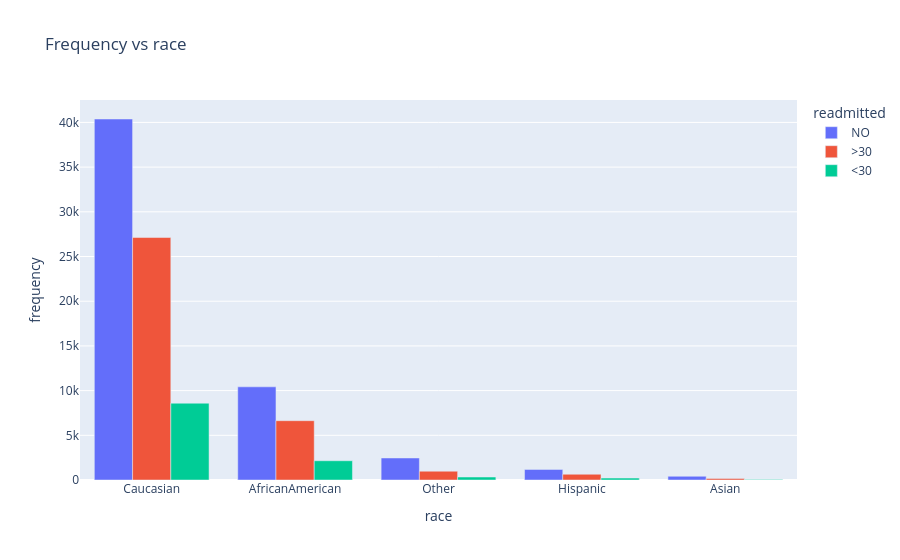

The code cell stored with this chart in its notebook:
### Code cell
fig = px.bar(dfFreq, x="race", y="frequency", color="readmitted", title="Frequency vs race", barmode='group')
fig.show()

### Figure 1 — Plotly figure (JSON) as saved in the notebook; plotly's stock layout.template omitted (floating-point values rounded to 4 significant figures)
{"data": [{"alignmentgroup": "True", "hovertemplate": "readmitted=NO<br>race=%{x}<br>frequency=%{y}<extra></extra>", "legendgroup": "NO", "marker": {"color": "#636efa", "pattern": {"shape": ""}}, "name": "NO", "offsetgroup": "NO", "orientation": "v", "showlegend": true, "textposition": "auto", "type": "bar", "x": ["Caucasian", "AfricanAmerican", "Other", "Hispanic", "Asian"], "xaxis": "x", "y": [40383, 10421, 2462, 1183, 415], "yaxis": "y"}, {"alignmentgroup": "True", "hovertemplate": "readmitted=>30<br>race=%{x}<br>frequency=%{y}<extra></extra>", "legendgroup": ">30", "marker": {"color": "#EF553B", "pattern": {"shape": ""}}, "name": ">30", "offsetgroup": ">30", "orientation": "v", "showlegend": true, "textposition": "auto", "type": "bar", "x": ["Caucasian", "AfricanAmerican", "Other", "Hispanic", "Asian"], "xaxis": "x", "y": [27124, 6634, 984, 642, 161], "yaxis": "y"}, {"alignmentgroup": "True", "hovertemplate": "readmitted=<30<br>race=%{x}<br>frequency=%{y}<extra></extra>", "legendgroup": "<30", "marker": {"color": "#00cc96", "pattern": {"shape": ""}}, "name": "<30", "offsetgroup": "<30", "orientation": "v", "showlegend": true, "textposition": "auto", "type": "bar", "x": ["Caucasian", "AfricanAmerican", "Other", "Hispanic", "Asian"], "xaxis": "x", "y": [8592, 2155, 333, 212, 65], "yaxis": "y"}], "layout": {"barmode": "group", "legend": {"title": {"text": "readmitted"}, "tracegroupgap": 0}, "title": {"text": "Frequency vs race"}, "xaxis": {"anchor": "y", "domain": [0, 1], "title": {"text": "race"}}, "yaxis": {"anchor": "x", "domain": [0, 1], "title": {"text": "frequency"}}}}
